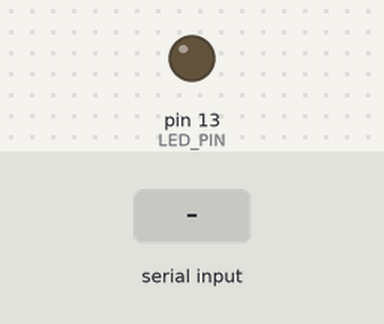
The sketch below on a simulated Arduino Uno, built with avr-gcc and run on an emulated ATmega328P. On the bench: output pins drawn as LEDs (lit = HIGH). The inputs (shaded band) are chosen by the test bench.

Above: at 1.2 s.
1.3 s: byte 30 received over Serial
Timing chart, 0 to 4.3 s (numbered marks = the images above; inputs shaded):
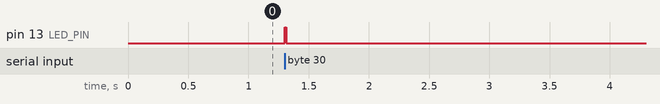

Measured:
- after the input at 1.3 s, pin 13 (LED_PIN): LOW → HIGH at once, → LOW 0.01 s later

The sketch:

test_receiver.ino
```cpp
//const byte ENABLE_PIN = 2;
const byte LED_PIN = 13;
unsigned long latestCharReceivedTime=0;
int nbReceived = 0;

void setup()
{
  Serial.begin(1000000);
  pinMode (LED_PIN, OUTPUT);  // built-in LED
  //pinMode (ENABLE_PIN, OUTPUT);  // driver output enable
  //digitalWrite (ENABLE_PIN, LOW);  // disable sending
}

void loop()
{
   char received;

   if (Serial.available() > 0) {
      latestCharReceivedTime = micros();
      received = Serial.read();
      nbReceived++;
   }

   //if (nbReceived >=60)
   if (nbReceived !=0 && (micros() - latestCharReceivedTime > 2000))
   {
      digitalWrite (LED_PIN, HIGH);  // flash LED
      delay(10);
      digitalWrite (LED_PIN, LOW);  // turn LED back off
      nbReceived = 0;
   }
}
```
